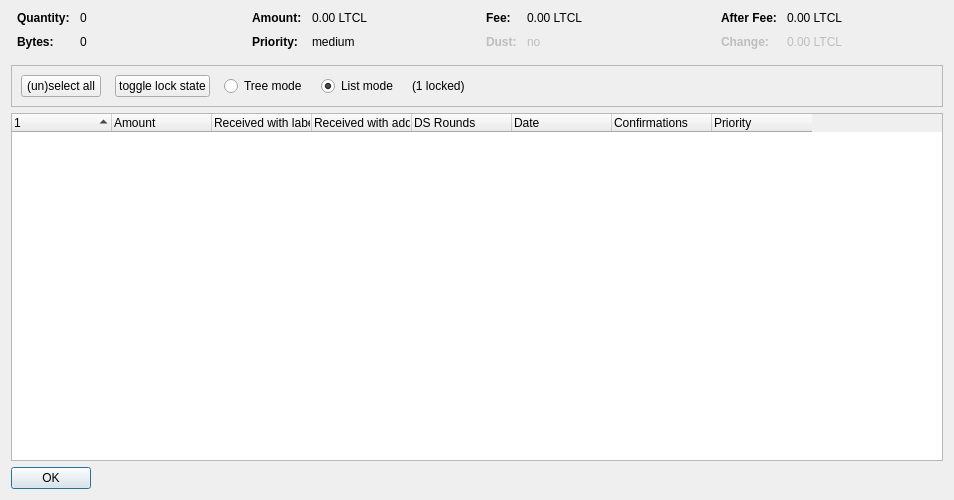
<?xml version="1.0" encoding="UTF-8"?>
<ui version="4.0">
 <class>CoinControlDialog</class>
 <widget class="QDialog" name="CoinControlDialog">
  <property name="geometry">
   <rect>
    <x>0</x>
    <y>0</y>
    <width>954</width>
    <height>500</height>
   </rect>
  </property>
  <property name="windowTitle">
   <string>Coin Selection</string>
  </property>
  <layout class="QVBoxLayout" name="verticalLayout">
   <item>
    <layout class="QHBoxLayout" name="horizontalLayoutTop" stretch="0,0,0,0">
     <property name="topMargin">
      <number>0</number>
     </property>
     <property name="bottomMargin">
      <number>10</number>
     </property>
     <item>
      <layout class="QFormLayout" name="formLayoutCoinControl1">
       <property name="horizontalSpacing">
        <number>10</number>
       </property>
       <property name="verticalSpacing">
        <number>10</number>
       </property>
       <property name="leftMargin">
        <number>6</number>
       </property>
       <property name="rightMargin">
        <number>6</number>
       </property>
       <item row="0" column="0">
        <widget class="QLabel" name="labelCoinControlQuantityText">
         <property name="font">
          <font>
           <weight>75</weight>
           <bold>true</bold>
          </font>
         </property>
         <property name="text">
          <string>Quantity:</string>
         </property>
        </widget>
       </item>
       <item row="0" column="1">
        <widget class="QLabel" name="labelCoinControlQuantity">
         <property name="cursor">
          <cursorShape>IBeamCursor</cursorShape>
         </property>
         <property name="contextMenuPolicy">
          <enum>Qt::ActionsContextMenu</enum>
         </property>
         <property name="text">
          <string notr="true">0</string>
         </property>
         <property name="textInteractionFlags">
          <set>Qt::LinksAccessibleByMouse|Qt::TextSelectableByKeyboard|Qt::TextSelectableByMouse</set>
         </property>
        </widget>
       </item>
       <item row="1" column="0">
        <widget class="QLabel" name="labelCoinControlBytesText">
         <property name="font">
          <font>
           <weight>75</weight>
           <bold>true</bold>
          </font>
         </property>
         <property name="text">
          <string>Bytes:</string>
         </property>
        </widget>
       </item>
       <item row="1" column="1">
        <widget class="QLabel" name="labelCoinControlBytes">
         <property name="cursor">
          <cursorShape>IBeamCursor</cursorShape>
         </property>
         <property name="contextMenuPolicy">
          <enum>Qt::ActionsContextMenu</enum>
         </property>
         <property name="text">
          <string notr="true">0</string>
         </property>
         <property name="textInteractionFlags">
          <set>Qt::LinksAccessibleByMouse|Qt::TextSelectableByKeyboard|Qt::TextSelectableByMouse</set>
         </property>
        </widget>
       </item>
      </layout>
     </item>
     <item>
      <layout class="QFormLayout" name="formLayoutCoinControl2">
       <property name="horizontalSpacing">
        <number>10</number>
       </property>
       <property name="verticalSpacing">
        <number>10</number>
       </property>
       <property name="leftMargin">
        <number>6</number>
       </property>
       <property name="rightMargin">
        <number>6</number>
       </property>
       <item row="0" column="0">
        <widget class="QLabel" name="labelCoinControlAmountText">
         <property name="font">
          <font>
           <weight>75</weight>
           <bold>true</bold>
          </font>
         </property>
         <property name="text">
          <string>Amount:</string>
         </property>
        </widget>
       </item>
       <item row="0" column="1">
        <widget class="QLabel" name="labelCoinControlAmount">
         <property name="cursor">
          <cursorShape>IBeamCursor</cursorShape>
         </property>
         <property name="contextMenuPolicy">
          <enum>Qt::ActionsContextMenu</enum>
         </property>
         <property name="text">
          <string notr="true">0.00 LTCL</string>
         </property>
         <property name="textInteractionFlags">
          <set>Qt::LinksAccessibleByMouse|Qt::TextSelectableByKeyboard|Qt::TextSelectableByMouse</set>
         </property>
        </widget>
       </item>
       <item row="1" column="0">
        <widget class="QLabel" name="labelCoinControlPriorityText">
         <property name="font">
          <font>
           <weight>75</weight>
           <bold>true</bold>
          </font>
         </property>
         <property name="text">
          <string>Priority:</string>
         </property>
        </widget>
       </item>
       <item row="1" column="1">
        <widget class="QLabel" name="labelCoinControlPriority">
         <property name="cursor">
          <cursorShape>IBeamCursor</cursorShape>
         </property>
         <property name="contextMenuPolicy">
          <enum>Qt::ActionsContextMenu</enum>
         </property>
         <property name="text">
          <string>medium</string>
         </property>
         <property name="textInteractionFlags">
          <set>Qt::LinksAccessibleByMouse|Qt::TextSelectableByKeyboard|Qt::TextSelectableByMouse</set>
         </property>
        </widget>
       </item>
      </layout>
     </item>
     <item>
      <layout class="QFormLayout" name="formLayoutCoinControl3">
       <property name="horizontalSpacing">
        <number>10</number>
       </property>
       <property name="verticalSpacing">
        <number>10</number>
       </property>
       <property name="leftMargin">
        <number>6</number>
       </property>
       <property name="rightMargin">
        <number>6</number>
       </property>
       <item row="0" column="0">
        <widget class="QLabel" name="labelCoinControlFeeText">
         <property name="font">
          <font>
           <weight>75</weight>
           <bold>true</bold>
          </font>
         </property>
         <property name="text">
          <string>Fee:</string>
         </property>
        </widget>
       </item>
       <item row="0" column="1">
        <widget class="QLabel" name="labelCoinControlFee">
         <property name="cursor">
          <cursorShape>IBeamCursor</cursorShape>
         </property>
         <property name="contextMenuPolicy">
          <enum>Qt::ActionsContextMenu</enum>
         </property>
         <property name="text">
          <string notr="true">0.00 LTCL</string>
         </property>
         <property name="textInteractionFlags">
          <set>Qt::LinksAccessibleByMouse|Qt::TextSelectableByKeyboard|Qt::TextSelectableByMouse</set>
         </property>
        </widget>
       </item>
       <item row="1" column="0">
        <widget class="QLabel" name="labelCoinControlLowOutputText">
         <property name="enabled">
          <bool>false</bool>
         </property>
         <property name="font">
          <font>
           <weight>75</weight>
           <bold>true</bold>
          </font>
         </property>
         <property name="text">
          <string>Dust:</string>
         </property>
        </widget>
       </item>
       <item row="1" column="1">
        <widget class="QLabel" name="labelCoinControlLowOutput">
         <property name="enabled">
          <bool>false</bool>
         </property>
         <property name="cursor">
          <cursorShape>IBeamCursor</cursorShape>
         </property>
         <property name="contextMenuPolicy">
          <enum>Qt::ActionsContextMenu</enum>
         </property>
         <property name="text">
          <string>no</string>
         </property>
         <property name="textInteractionFlags">
          <set>Qt::LinksAccessibleByMouse|Qt::TextSelectableByKeyboard|Qt::TextSelectableByMouse</set>
         </property>
        </widget>
       </item>
      </layout>
     </item>
     <item>
      <layout class="QFormLayout" name="formLayoutCoinControl4">
       <property name="horizontalSpacing">
        <number>10</number>
       </property>
       <property name="verticalSpacing">
        <number>10</number>
       </property>
       <property name="leftMargin">
        <number>6</number>
       </property>
       <property name="rightMargin">
        <number>6</number>
       </property>
       <item row="0" column="0">
        <widget class="QLabel" name="labelCoinControlAfterFeeText">
         <property name="font">
          <font>
           <weight>75</weight>
           <bold>true</bold>
          </font>
         </property>
         <property name="text">
          <string>After Fee:</string>
         </property>
        </widget>
       </item>
       <item row="0" column="1">
        <widget class="QLabel" name="labelCoinControlAfterFee">
         <property name="cursor">
          <cursorShape>IBeamCursor</cursorShape>
         </property>
         <property name="contextMenuPolicy">
          <enum>Qt::ActionsContextMenu</enum>
         </property>
         <property name="text">
          <string notr="true">0.00 LTCL</string>
         </property>
         <property name="textInteractionFlags">
          <set>Qt::LinksAccessibleByMouse|Qt::TextSelectableByKeyboard|Qt::TextSelectableByMouse</set>
         </property>
        </widget>
       </item>
       <item row="1" column="0">
        <widget class="QLabel" name="labelCoinControlChangeText">
         <property name="enabled">
          <bool>false</bool>
         </property>
         <property name="font">
          <font>
           <weight>75</weight>
           <bold>true</bold>
          </font>
         </property>
         <property name="text">
          <string>Change:</string>
         </property>
        </widget>
       </item>
       <item row="1" column="1">
        <widget class="QLabel" name="labelCoinControlChange">
         <property name="enabled">
          <bool>false</bool>
         </property>
         <property name="cursor">
          <cursorShape>IBeamCursor</cursorShape>
         </property>
         <property name="contextMenuPolicy">
          <enum>Qt::ActionsContextMenu</enum>
         </property>
         <property name="text">
          <string notr="true">0.00 LTCL</string>
         </property>
         <property name="textInteractionFlags">
          <set>Qt::LinksAccessibleByMouse|Qt::TextSelectableByKeyboard|Qt::TextSelectableByMouse</set>
         </property>
        </widget>
       </item>
      </layout>
     </item>
    </layout>
   </item>
   <item>
    <widget class="QFrame" name="frame">
     <property name="minimumSize">
      <size>
       <width>0</width>
       <height>40</height>
      </size>
     </property>
     <property name="frameShape">
      <enum>QFrame::StyledPanel</enum>
     </property>
     <property name="frameShadow">
      <enum>QFrame::Sunken</enum>
     </property>
     <layout class="QHBoxLayout" name="horizontalLayout">
      <item>
       <layout class="QHBoxLayout" name="horizontalLayoutPanel" stretch="0,0,0,0,0,0">
        <property name="spacing">
         <number>14</number>
        </property>
        <item>
         <widget class="QPushButton" name="pushButtonSelectAll">
          <property name="sizePolicy">
           <sizepolicy hsizetype="Maximum" vsizetype="Fixed">
            <horstretch>0</horstretch>
            <verstretch>0</verstretch>
           </sizepolicy>
          </property>
          <property name="text">
           <string>(un)select all</string>
          </property>
          <property name="autoDefault">
           <bool>false</bool>
          </property>
         </widget>
        </item>
        <item>
         <widget class="QPushButton" name="pushButtonToggleLock">
          <property name="sizePolicy">
           <sizepolicy hsizetype="Maximum" vsizetype="Fixed">
            <horstretch>0</horstretch>
            <verstretch>0</verstretch>
           </sizepolicy>
          </property>
          <property name="text">
           <string>toggle lock state</string>
          </property>
          <property name="autoDefault">
           <bool>false</bool>
          </property>
         </widget>
        </item>
        <item>
         <widget class="QRadioButton" name="radioTreeMode">
          <property name="sizePolicy">
           <sizepolicy hsizetype="Maximum" vsizetype="Fixed">
            <horstretch>0</horstretch>
            <verstretch>0</verstretch>
           </sizepolicy>
          </property>
          <property name="text">
           <string>Tree mode</string>
          </property>
         </widget>
        </item>
        <item>
         <widget class="QRadioButton" name="radioListMode">
          <property name="sizePolicy">
           <sizepolicy hsizetype="Maximum" vsizetype="Fixed">
            <horstretch>0</horstretch>
            <verstretch>0</verstretch>
           </sizepolicy>
          </property>
          <property name="text">
           <string>List mode</string>
          </property>
          <property name="checked">
           <bool>true</bool>
          </property>
         </widget>
        </item>
        <item>
         <widget class="QLabel" name="labelLocked">
          <property name="text">
           <string>(1 locked)</string>
          </property>
         </widget>
        </item>
        <item>
         <spacer name="horizontalSpacer">
          <property name="orientation">
           <enum>Qt::Horizontal</enum>
          </property>
          <property name="sizeHint" stdset="0">
           <size>
            <width>40</width>
            <height>20</height>
           </size>
          </property>
         </spacer>
        </item>
       </layout>
      </item>
     </layout>
    </widget>
   </item>
   <item>
    <widget class="CoinControlTreeWidget" name="treeWidget">
     <property name="contextMenuPolicy">
      <enum>Qt::CustomContextMenu</enum>
     </property>
     <property name="sortingEnabled">
      <bool>false</bool>
     </property>
     <property name="columnCount">
      <number>8</number>
     </property>
     <attribute name="headerShowSortIndicator" stdset="0">
      <bool>true</bool>
     </attribute>
     <attribute name="headerStretchLastSection">
      <bool>false</bool>
     </attribute>
     <column>
      <property name="text">
       <string/>
      </property>
     </column>
     <column>
      <property name="text">
       <string>Amount</string>
      </property>
     </column>
     <column>
      <property name="text">
       <string>Received with label</string>
      </property>
     </column>
     <column>
      <property name="text">
       <string>Received with address</string>
      </property>
     </column>
     <column>
      <property name="text">
       <string>DS Rounds</string>
      </property>
     </column>
     <column>
      <property name="text">
       <string>Date</string>
      </property>
     </column>
     <column>
      <property name="text">
       <string>Confirmations</string>
      </property>
      <property name="toolTip">
       <string>Confirmed</string>
      </property>
     </column>
     <column>
      <property name="text">
       <string>Priority</string>
      </property>
     </column>
    </widget>
   </item>
   <item>
    <widget class="QDialogButtonBox" name="buttonBox">
     <property name="sizePolicy">
      <sizepolicy hsizetype="Maximum" vsizetype="Fixed">
       <horstretch>0</horstretch>
       <verstretch>0</verstretch>
      </sizepolicy>
     </property>
     <property name="orientation">
      <enum>Qt::Horizontal</enum>
     </property>
     <property name="standardButtons">
      <set>QDialogButtonBox::Ok</set>
     </property>
    </widget>
   </item>
  </layout>
 </widget>
 <customwidgets>
  <customwidget>
   <class>CoinControlTreeWidget</class>
   <extends>QTreeWidget</extends>
   <header>coincontroltreewidget.h</header>
  </customwidget>
 </customwidgets>
 <resources/>
 <connections/>
</ui>
